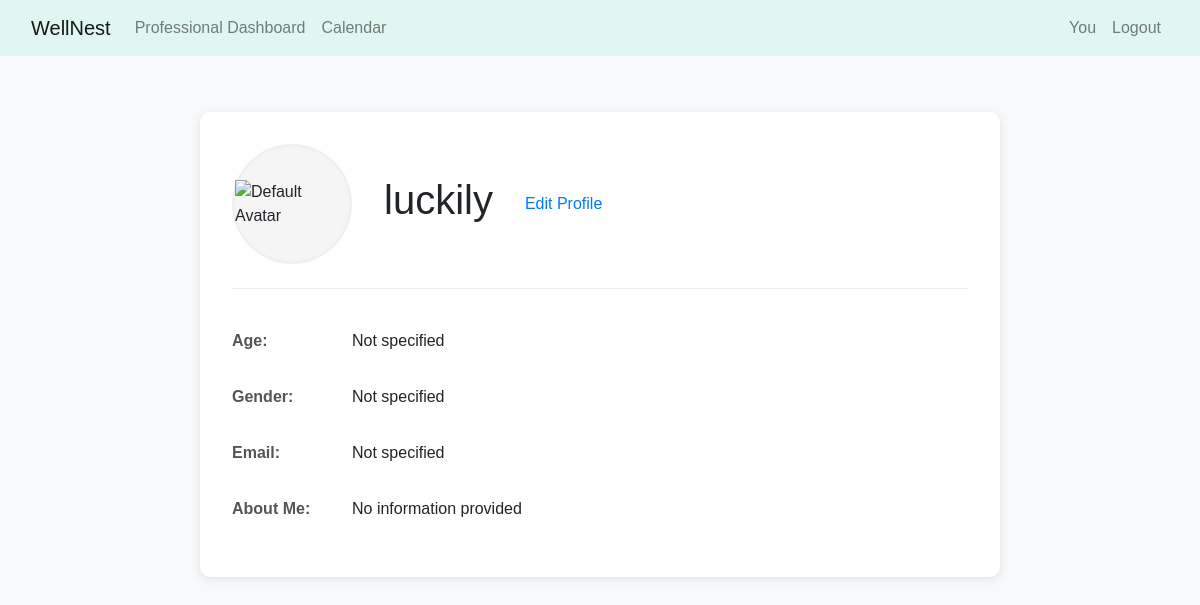
Screenshot of /profile_summary_view/ (signed in) with the database file from the repository.
### website/models.py (models this page shows, shortened)
class PatientProfile(models.Model):
    user = models.OneToOneField(User, on_delete=models.CASCADE)
    age = models.CharField(max_length=3, blank=True)
    gender = models.CharField(
        max_length=10,
        choices=[('Male', 'Male'), ('Female', 'Female'), ('Other', 'Other')],
        blank=True
    )
    phone = models.CharField(max_length=15, blank=True)
    email = models.EmailField(blank=True)
    bio = models.TextField(blank=True, null=True)
    profile_picture = models.ImageField(upload_to='profile_pics/', blank=True, null=True)  # 👈 Add this line

### website/appointment_views.py (the view)
# urls.py: path('profile_summary_view/', appointment_views.profile_summary_view, name='profile_summary_view'),
@login_required
def profile_summary_view(request):
    profile = get_object_or_404(PatientProfile, user=request.user)
    return render(request, 'profiles/patient_profile_summary.html', {'profile': profile})

### website/templates/profiles/patient_profile_summary.html (shortened to what this page needs)
{% extends "base.html" %}
{% load static %}
{% block content %}
<div class="profile-summary">
    <div class="profile-header">
        {% if profile.profile_picture %}
        <img src="{{ profile.profile_picture.url }}" class="profile-avatar" alt="Profile Picture">
        {% else %}
        <div class="profile-avatar default-avatar">
            <img src="{% static 'images/default-avatar.svg' %}" alt="Default Avatar">
        </div>
        {% endif %}
        <h1>{{ user.username }}</h1>
        <a href="{% url 'edit_profile_view' %}" class="edit-button">
             Edit Profile
        </a>
    </div>
    <div class="profile-details">
        <div class="detail-row">
            <span class="detail-label">Age:</span>
            <span class="detail-value">{{ profile.age|default:"Not specified" }}</span>
        </div>
        <div class="detail-row">
            <span class="detail-label">Gender:</span>
            <span class="detail-value">{{ profile.gender|default:"Not specified" }}</span>
        </div>
        <div class="detail-row ">
          <span class="detail-label">Email:</span>
          <span class="detail-value">{{ profile.email|default:"Not specified" }}</span>
      </div>
        <div class="detail-row bio-row">
            <span class="detail-label">About Me:</span>
            <p class="detail-bio">{{ profile.bio|default:"No information provided" }}</p>
        </div>
    </div>
</div>
{% endblock %}

### static/css/main.css (style rules this page uses)
:root { --teal: #4db6ac; --lavender: #b39ddb; --coral: #ff8a65; --background-hero: #2c3e50; --background-footer: #34495e; --text-muted: #6c757d; }
:root { --serene-blue: #8fb8de; --calm-teal: #5eb8b3; --peaceful-lavender: #b8b8f3; --warm-sand: #f7dba7; --soft-green: #a8d5ba; --deep-blue: #3a5a78; }
body { background-color: #f8f9fa; font-family: 'Nunito', sans-serif; }
.profile-summary { max-width: 800px; margin: 2rem auto; padding: 2rem; background: white; border-radius: 10px; box-shadow: 0 2px 10px rgba(0,0,0,0.1); }
.profile-header { display: flex; align-items: center; gap: 2rem; margin-bottom: 2rem; padding-bottom: 1.5rem; border-bottom: 1px solid #eee; }
.profile-avatar { width: 120px; height: 120px; border-radius: 50%; object-fit: cover; border: 3px solid #f0f0f0; }
.default-avatar { background: #f5f5f5; display: flex; align-items: center; justify-content: center; }
.detail-row { display: flex; margin-bottom: 1rem; padding: 0.5rem 0; }
.detail-label { font-weight: 600; width: 120px; color: #555; }
.detail-value { flex: 1; }
.bio-row { align-items: flex-start; }
.detail-bio { white-space: pre-line; margin: 0; }
.detail-label { font-weight: bold; display: inline-block; width: 120px; color: #555; }

### rows the page displays
PatientProfile: age "Not specified", gender "Not specified", email "Not specified", bio "No information provided"

### other values shown
{{ user.username }} "luckily"
